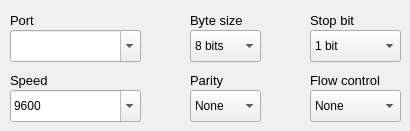
          <widget class="QWidget" name="tab_serial">
           <attribute name="title">
            <string>Serial</string>
           </attribute>
           <widget class="QLabel" name="label_55">
            <property name="geometry">
             <rect>
              <x>190</x>
              <y>70</y>
              <width>90</width>
              <height>21</height>
             </rect>
            </property>
            <property name="font">
             <font>
              <pointsize>10</pointsize>
              <weight>50</weight>
              <bold>false</bold>
             </font>
            </property>
            <property name="text">
             <string>Parity</string>
            </property>
           </widget>
           <widget class="QLabel" name="label_56">
            <property name="geometry">
             <rect>
              <x>310</x>
              <y>10</y>
              <width>90</width>
              <height>21</height>
             </rect>
            </property>
            <property name="font">
             <font>
              <pointsize>10</pointsize>
              <weight>50</weight>
              <bold>false</bold>
             </font>
            </property>
            <property name="text">
             <string>Stop bit</string>
            </property>
           </widget>
           <widget class="QLabel" name="label_57">
            <property name="geometry">
             <rect>
              <x>310</x>
              <y>70</y>
              <width>90</width>
              <height>21</height>
             </rect>
            </property>
            <property name="font">
             <font>
              <pointsize>10</pointsize>
              <weight>50</weight>
              <bold>false</bold>
             </font>
            </property>
            <property name="text">
             <string>Flow control</string>
            </property>
           </widget>
           <widget class="QComboBox" name="comboBox_str2str_out_ser_parity">
            <property name="geometry">
             <rect>
              <x>190</x>
              <y>90</y>
              <width>71</width>
              <height>32</height>
             </rect>
            </property>
            <item>
             <property name="text">
              <string>None</string>
             </property>
            </item>
            <item>
             <property name="text">
              <string>Even</string>
             </property>
            </item>
            <item>
             <property name="text">
              <string>Odd</string>
             </property>
            </item>
           </widget>
           <widget class="QComboBox" name="comboBox_str2str_out_ser_bsize">
            <property name="geometry">
             <rect>
              <x>190</x>
              <y>30</y>
              <width>71</width>
              <height>32</height>
             </rect>
            </property>
            <property name="currentIndex">
             <number>1</number>
            </property>
            <item>
             <property name="text">
              <string>7 bits</string>
             </property>
            </item>
            <item>
             <property name="text">
              <string>8 bits</string>
             </property>
            </item>
           </widget>
           <widget class="QLabel" name="label_58">
            <property name="geometry">
             <rect>
              <x>190</x>
              <y>10</y>
              <width>90</width>
              <height>21</height>
             </rect>
            </property>
            <property name="font">
             <font>
              <pointsize>10</pointsize>
              <weight>50</weight>
              <bold>false</bold>
             </font>
            </property>
            <property name="text">
             <string>Byte size</string>
            </property>
           </widget>
           <widget class="QComboBox" name="comboBox_str2str_out_ser_stopb">
            <property name="geometry">
             <rect>
              <x>310</x>
              <y>30</y>
              <width>91</width>
              <height>32</height>
             </rect>
            </property>
            <item>
             <property name="text">
              <string>1 bit</string>
             </property>
            </item>
            <item>
             <property name="text">
              <string>2 bits</string>
             </property>
            </item>
           </widget>
           <widget class="QComboBox" name="comboBox_str2str_out_ser_port">
            <property name="geometry">
             <rect>
              <x>10</x>
              <y>30</y>
              <width>131</width>
              <height>32</height>
             </rect>
            </property>
            <property name="editable">
             <bool>true</bool>
            </property>
           </widget>
           <widget class="QLabel" name="label_59">
            <property name="geometry">
             <rect>
              <x>10</x>
              <y>70</y>
              <width>90</width>
              <height>21</height>
             </rect>
            </property>
            <property name="font">
             <font>
              <pointsize>10</pointsize>
              <weight>50</weight>
              <bold>false</bold>
             </font>
            </property>
            <property name="text">
             <string>Speed</string>
            </property>
           </widget>
           <widget class="QComboBox" name="comboBox_str2str_out_ser_speed">
            <property name="geometry">
             <rect>
              <x>10</x>
              <y>90</y>
              <width>131</width>
              <height>32</height>
             </rect>
            </property>
            <property name="editable">
             <bool>true</bool>
            </property>
            <property name="currentIndex">
             <number>5</number>
            </property>
            <item>
             <property name="text">
              <string>300</string>
             </property>
            </item>
            <item>
             <property name="text">
              <string>600</string>
             </property>
            </item>
            <item>
             <property name="text">
              <string>1200</string>
             </property>
            </item>
            <item>
             <property name="text">
              <string>2400</string>
             </property>
            </item>
            <item>
             <property name="text">
              <string>4800</string>
             </property>
            </item>
            <item>
             <property name="text">
              <string>9600</string>
             </property>
            </item>
            <item>
             <property name="text">
              <string>19200</string>
             </property>
            </item>
            <item>
             <property name="text">
              <string>38400</string>
             </property>
            </item>
            <item>
             <property name="text">
              <string>57600</string>
             </property>
            </item>
            <item>
             <property name="text">
              <string>115200</string>
             </property>
            </item>
            <item>
             <property name="text">
              <string>230400</string>
             </property>
            </item>
            <item>
             <property name="text">
              <string>460800</string>
             </property>
            </item>
            <item>
             <property name="text">
              <string>921600</string>
             </property>
            </item>
           </widget>
           <widget class="QComboBox" name="comboBox_str2str_out_ser_fctr">
            <property name="geometry">
             <rect>
              <x>310</x>
              <y>90</y>
              <width>91</width>
              <height>32</height>
             </rect>
            </property>
            <item>
             <property name="text">
              <string>None</string>
             </property>
            </item>
            <item>
             <property name="text">
              <string>RTS/CTS</string>
             </property>
            </item>
           </widget>
           <widget class="QLabel" name="label_60">
            <property name="geometry">
             <rect>
              <x>10</x>
              <y>10</y>
              <width>90</width>
              <height>21</height>
             </rect>
            </property>
            <property name="font">
             <font>
              <pointsize>10</pointsize>
              <weight>50</weight>
              <bold>false</bold>
             </font>
            </property>
            <property name="text">
             <string>Port</string>
            </property>
           </widget>
          </widget>
